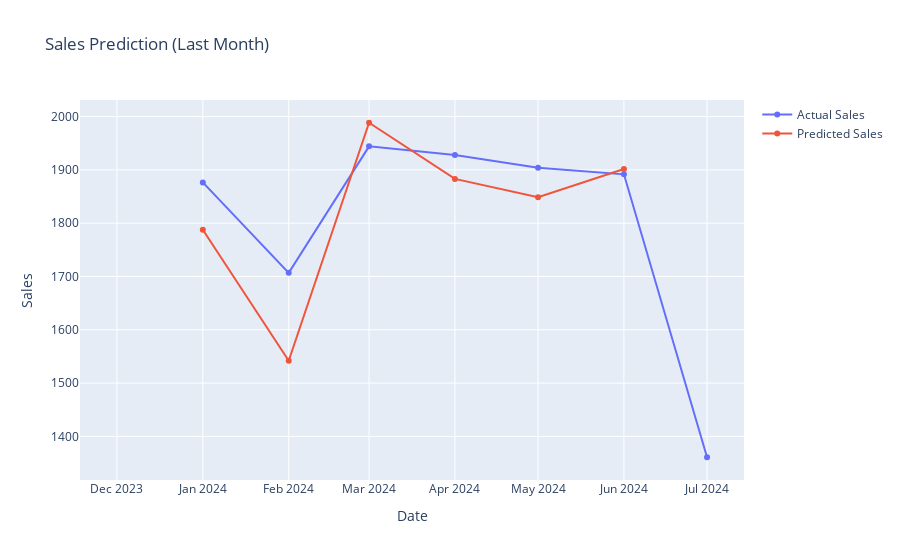

The notebook cell saved with this chart:
### Code cell
# Crear los datos de la gráfica usando solo el último mes
plot_data = [
    go.Scatter(
        x=df_last_month['Fecha'],  # Actual Sales no se mueve
        y=df_last_month['cantidad_frac_x'] / 28,
        name='Actual Sales'
    ),
    go.Scatter(
        x=pd.to_datetime(df_last_month['Fecha']) - pd.DateOffset(months=1),  # Desplaza Predicted Sales un mes atrás
        y=df_last_month['cantidad_frac_y'] / 28,
        name='Predicted Sales'
    )
]

# Definir el layout de la gráfica
plot_layout = go.Layout(
    title='Sales Prediction (Last Month)',
    xaxis_title='Date',
    yaxis_title='Sales'
)

# Crear la figura
fig = go.Figure(data=plot_data, layout=plot_layout)

# Mostrar la gráfica en el notebook
iplot(fig)

### Figure 1 — Plotly figure (JSON) as saved in the notebook; plotly's stock layout.template omitted (floating-point values rounded to 4 significant figures)
{"data": [{"name": "Actual Sales", "type": "scatter", "x": ["2024-01-01T00:00:00", "2024-02-01T00:00:00", "2024-03-01T00:00:00", "2024-04-01T00:00:00", "2024-05-01T00:00:00", "2024-06-01T00:00:00", "2024-07-01T00:00:00"], "y": [1876.0, 1707.0, 1944.0, 1928.0, 1904.0, 1892.0, 1361.0]}, {"name": "Predicted Sales", "type": "scatter", "x": ["2023-12-01T00:00:00", "2024-01-01T00:00:00", "2024-02-01T00:00:00", "2024-03-01T00:00:00", "2024-04-01T00:00:00", "2024-05-01T00:00:00", "2024-06-01T00:00:00"], "y": [null, 1788.0, 1542.0, 1988.0, 1883.0, 1848.0, 1902.0]}], "layout": {"title": {"text": "Sales Prediction (Last Month)"}, "xaxis": {"title": {"text": "Date"}}, "yaxis": {"title": {"text": "Sales"}}}}
